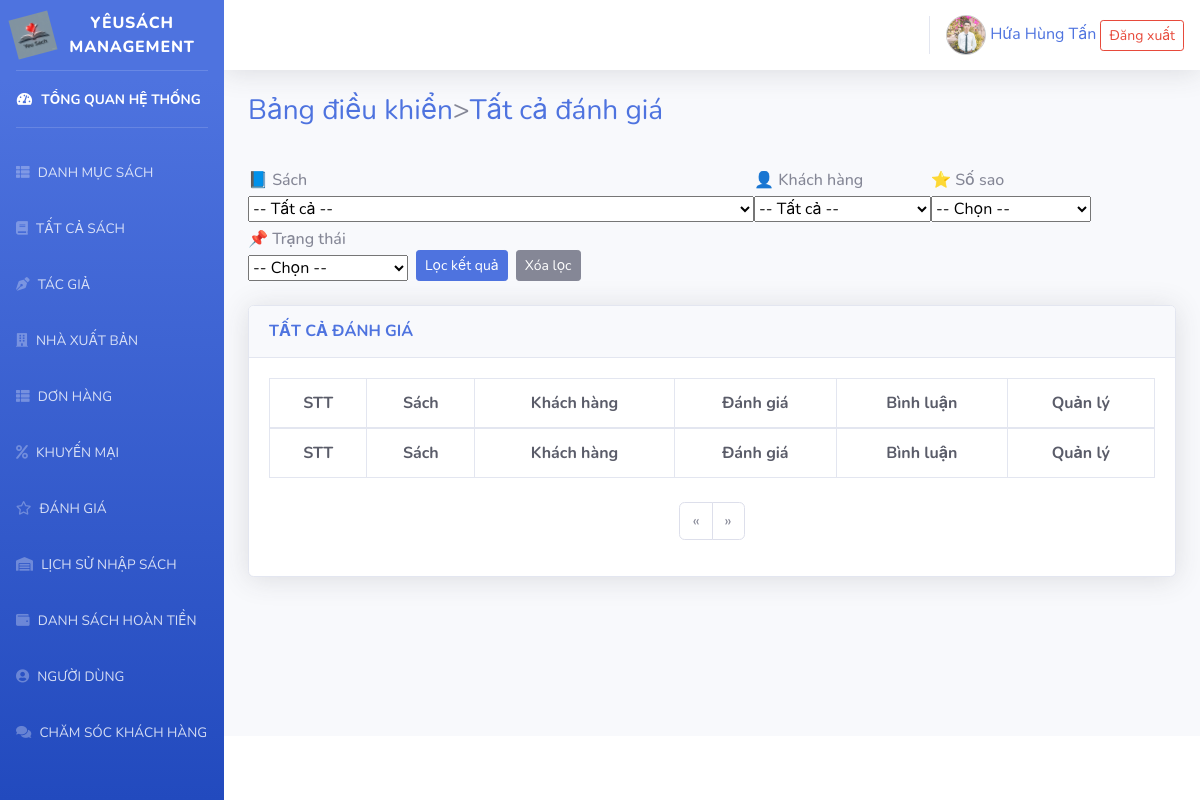
Before: /bookshop/admin/listdanhgia.php (signed in) with the older database file.
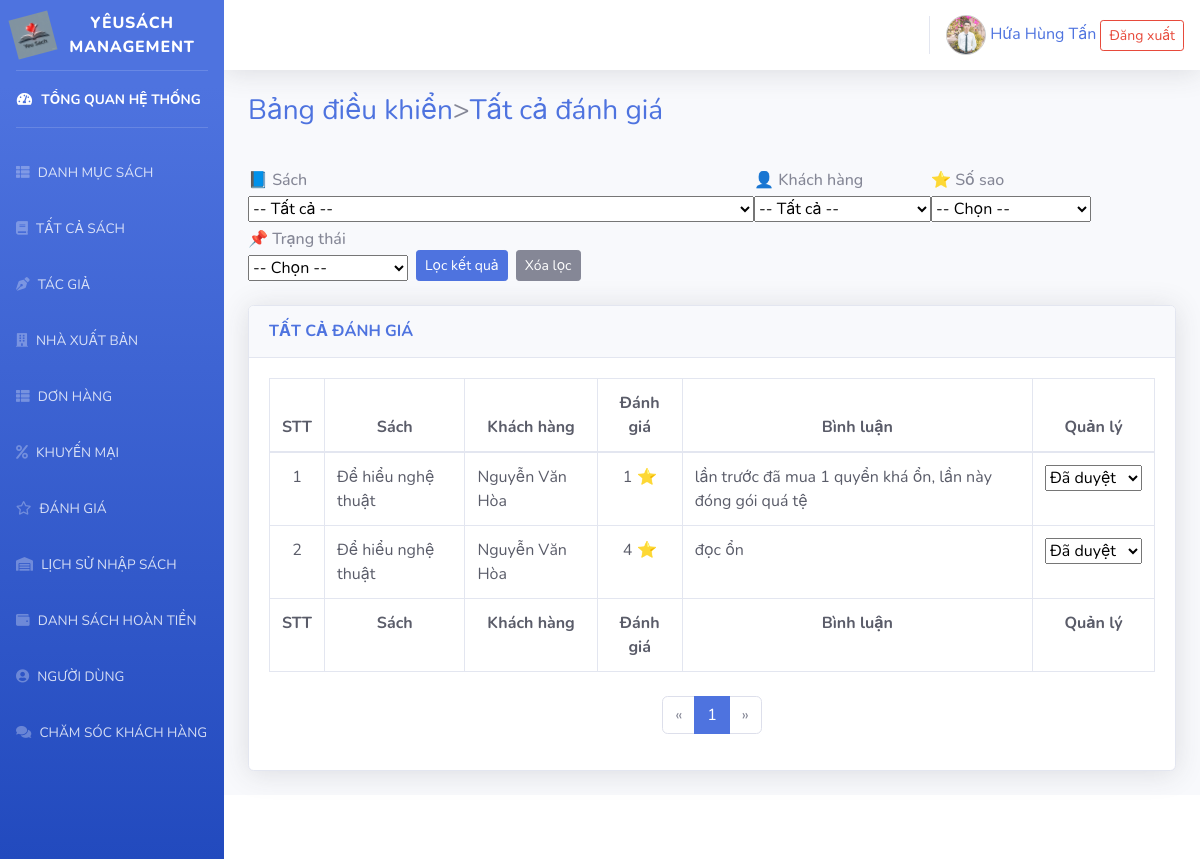
After: the same page with the newer database file.
### tables this page shows
CREATE TABLE `review` (
  `review_id` int(11) NOT NULL,
  `user_id` int(11) DEFAULT NULL,
  `book_id` int(11) DEFAULT NULL,
  `order_id` int(11) DEFAULT NULL,
  `rating` int(11) DEFAULT NULL CHECK (`rating` between 1 and 5),
  `comment` text DEFAULT NULL,
  `status` enum('Chờ duyệt','Đã duyệt') DEFAULT 'Chờ duyệt',
  `created_at` timestamp NOT NULL DEFAULT current_timestamp()
);

CREATE TABLE `books` (
  `book_id` int(11) NOT NULL,
  `name` varchar(255) NOT NULL,
  `description` text DEFAULT NULL,
  `price_in` decimal(10,2) DEFAULT NULL,
  `price_out` decimal(10,2) DEFAULT NULL,
  `price_discount` decimal(10,2) DEFAULT NULL,
  `quantity` int(11) DEFAULT 0,
  `sold` int(11) DEFAULT 0,
  `category_id` int(11) DEFAULT NULL,
  `publisher_id` int(11) DEFAULT NULL,
  `author_id` int(11) DEFAULT NULL,
  `rating` decimal(2,1) DEFAULT 3.0,
  `is_discounted` tinyint(1) DEFAULT 0,
  `created_at` timestamp NOT NULL DEFAULT current_timestamp(),
  `updated_at` timestamp NOT NULL DEFAULT current_timestamp() ON UPDATE current_timestamp(),
  `is_deleted` tinyint(1) DEFAULT 0
);

CREATE TABLE `users` (
  `user_id` int(11) NOT NULL,
  `email` varchar(100) NOT NULL,
  `password` varchar(255) NOT NULL,
  `role` enum('admin','customer') DEFAULT 'customer',
  `name` varchar(100) DEFAULT NULL,
  `avt` varchar(255) DEFAULT 'data_image/avatar/default.jpg',
  `phone` varchar(20) DEFAULT NULL,
  `address` text DEFAULT NULL,
  `created_at` timestamp NOT NULL DEFAULT current_timestamp(),
  `updated_at` timestamp NOT NULL DEFAULT current_timestamp() ON UPDATE current_timestamp(),
  `reset_token` varchar(255) DEFAULT NULL,
  `reset_token_expiry` datetime DEFAULT NULL,
  `is_deleted` tinyint(1) DEFAULT 0
);

### bookshop/admin/listdanhgia.php (the view, shortened to what the changed rows need)
<?php
require('includes/header.php');
require('../database/conn.php');
?>
<div>
    <br>
    <div class="card shadow mb-4">
                        <div class="card-body">
                            <div class="table-responsive">
                                <table class="table table-bordered text-dark fw-normal" id="dataTable" width="100%" cellspacing="0">
                                    <thead>
                                        <tr>
                                            <th class="text-center">STT</th>
                                            <th class="text-center">Sách</th>
                                            <th class="text-center">Khách hàng</th>
                                            <th class="text-center">Đánh giá</th>
                                            <th class="text-center">Bình luận</th>
                                            <th class="text-center">Quản lý</th>
                                        </tr>
                                    </thead>
                                    <tfoot>
                                        <tr>
                                            <th class="text-center">STT</th>
                                            <th class="text-center">Sách</th>
                                            <th class="text-center">Khách hàng</th>
                                            <th class="text-center">Đánh giá</th>
                                            <th class="text-center">Bình luận</th>
                                            <th class="text-center">Quản lý</th>
                                        </tr>
                                    </tfoot>
                                    <tbody>
                                        <?php
                                            $conditions = [];
                                            $where = count($conditions) ? 'WHERE ' . implode(' AND ', $conditions) : '';
                                            $count_sql = "
                                            SELECT COUNT(*) AS total
                                            FROM review r
                                            JOIN users u ON r.user_id = u.user_id
                                            JOIN books b ON r.book_id = b.book_id
                                            $where
                                            ";
                                            $count_result = mysqli_fetch_assoc(mysqli_query($conn, $count_sql));
                                            $total_reviews = intval($count_result['total']);
                                            $limit = 10;
                                            $total_pages = ceil($total_reviews / $limit);
                                            $page = isset($_GET['page']) && is_numeric($_GET['page']) ? intval($_GET['page']) : 1;
                                            $page = max(1, min($page, $total_pages));
                                            $offset = ($page - 1) * $limit;
                                            $sql_str = "
                                            SELECT r.review_id, r.rating, r.comment, r.status,
                                                    u.name AS user_name, b.name AS book_name
                                            FROM review r
                                            JOIN users u ON r.user_id = u.user_id
                                            JOIN books b ON r.book_id = b.book_id
                                            $where
                                            ORDER BY r.review_id DESC
                                            LIMIT $limit OFFSET $offset
                                            ";
                                            $result = mysqli_query($conn, $sql_str);
                                            $stt = 1;
                                            while($row = mysqli_fetch_assoc($result)) {
                                        ?>
                                        <tr>
                                            <td class="text-center"><?= $stt++ ?></td>
                                            <td><?= $row['book_name'] ?></td>
                                            <td><?= $row['user_name'] ?></td>
                                            <td class="text-center"><?= $row['rating'] ?> ⭐</td>
                                            <td><?= $row['comment'] ?></td>
                                            <td class="text-center">
                                                <form method="post" action="update_review.php" style="display:inline;">
                                                    <select name="status" onchange="this.form.submit()" class="form-select form-select-sm d-inline-block w-auto">
                                                        <option value="Đã duyệt" <?= $row['status']=='Đã duyệt' ? 'selected' : '' ?>>Đã duyệt</option>
                                                    </select>
                                                </form>
                                            </td>
                                        </tr>
                                        <?php
                                        }
                                        ?>
                                    </tbody>
                                </table>
                                <nav aria-label="Page navigation">
                                    <ul class="pagination justify-content-center mt-4">
                                        <?php for ($p = 1; $p <= $total_pages; $p++): ?>
                                        <li class="page-item <?= ($p == $page) ? 'active' : '' ?>">
                                            <a class="page-link"
                                            href="?<?= http_build_query(array_merge($_GET, ['page' => $p])) ?>">
                                            <?= $p ?>
                                            </a>
                                        </li>
                                        <?php endfor; ?>
                                    </ul>
                                </nav>
                            </div>
                        </div>
                    </div>
</div>
<?php
require("includes/footer.php");
?>

Changed rows visible on the page:
added review: book.name "Để hiểu nghệ thuật", user.name "Nguyễn Văn Hòa", rating "1", comment "lần trước đã mua 1 quyển khá ổn, lần này đóng gói quá tệ", status "Đã duyệt"
added review: book.name "Để hiểu nghệ thuật", user.name "Nguyễn Văn Hòa", rating "4", comment "đọc ổn", status "Đã duyệt"
Other visible differences:
new list line: "1"
